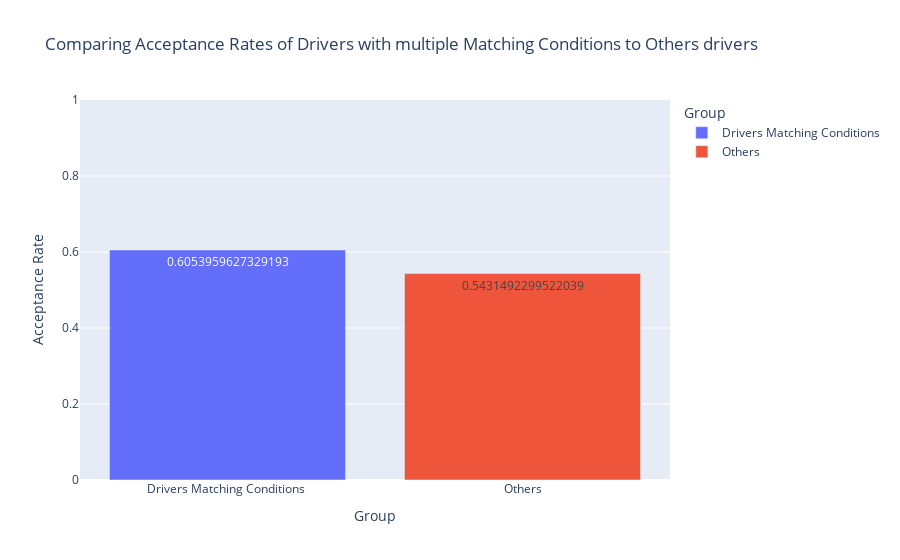

Notebook code for this chart:
### Markdown cell above
6. Compare the acceptance rates between those drivers who:

- go to bars more than once a month, had passengers that were not a kid, and were not widowed *OR*
- go to bars more than once a month and are under the age of 30 *OR*
- go to cheap restaurants more than 4 times a month and income is less than 50K.

### Code cell
condition = (
    (clean_data['Bar'].isin(['1~3', '4~8', 'gt8']) & 
     ~clean_data['passanger'].str.contains("Kid(s)", regex=False) & 
     (clean_data['maritalStatus'] != 'Widowed')) |
    (clean_data['Bar'].isin(['1~3', '4~8', 'gt8']) & 
     (clean_data['age'] < 30)) |
    (clean_data['RestaurantLessThan20'].isin(['4~8', 'gt8']) & 
     (clean_data['income'].isin(['$37500 - $49999','$25000 - $37499','$12500 - $24999','Less than $12500'])))
)

dataMatchingCondition = clean_data[condition]['Y'].mean()
dataNotMatchingCondition = clean_data[~condition]['Y'].mean()


rates = pd.DataFrame({
    'Group': ['Drivers Matching Conditions ', 'Others'],
    'Acceptance Rate': [dataMatchingCondition, dataNotMatchingCondition]
})

fig = px.bar(rates, x='Group', y='Acceptance Rate',
             title='Comparing Acceptance Rates of Drivers with multiple Matching Conditions to Others drivers',
             labels={'Acceptance Rate': 'Acceptance Rate', 'Group': 'Group'},
             color='Group',
             text='Acceptance Rate')

fig.update_layout(yaxis=dict(range=[0, 1]))
fig.show()

# Adding Image if Plotly did not load

display(Image(filename='images/Comparing Acceptance Rates of Drivers with multiple Matching Conditions to Others drivers.png'))

### Figure 1 — Plotly figure (JSON) as saved in the notebook; plotly's stock layout.template omitted (floating-point values rounded to 4 significant figures)
{"data": [{"alignmentgroup": "True", "hovertemplate": "Group=%{x}<br>Acceptance Rate=%{text}<extra></extra>", "legendgroup": "Drivers Matching Conditions ", "marker": {"color": "#636efa", "pattern": {"shape": ""}}, "name": "Drivers Matching Conditions ", "offsetgroup": "Drivers Matching Conditions ", "orientation": "v", "showlegend": true, "text": [0.6054], "textposition": "auto", "type": "bar", "x": ["Drivers Matching Conditions "], "xaxis": "x", "y": [0.6054], "yaxis": "y"}, {"alignmentgroup": "True", "hovertemplate": "Group=%{x}<br>Acceptance Rate=%{text}<extra></extra>", "legendgroup": "Others", "marker": {"color": "#EF553B", "pattern": {"shape": ""}}, "name": "Others", "offsetgroup": "Others", "orientation": "v", "showlegend": true, "text": [0.5431], "textposition": "auto", "type": "bar", "x": ["Others"], "xaxis": "x", "y": [0.5431], "yaxis": "y"}], "layout": {"barmode": "relative", "legend": {"title": {"text": "Group"}, "tracegroupgap": 0}, "title": {"text": "Comparing Acceptance Rates of Drivers with multiple Matching Conditions to Others drivers"}, "xaxis": {"anchor": "y", "categoryarray": ["Drivers Matching Conditions ", "Others"], "categoryorder": "array", "domain": [0, 1], "title": {"text": "Group"}}, "yaxis": {"anchor": "x", "domain": [0, 1], "range": [0, 1], "title": {"text": "Acceptance Rate"}}}}
